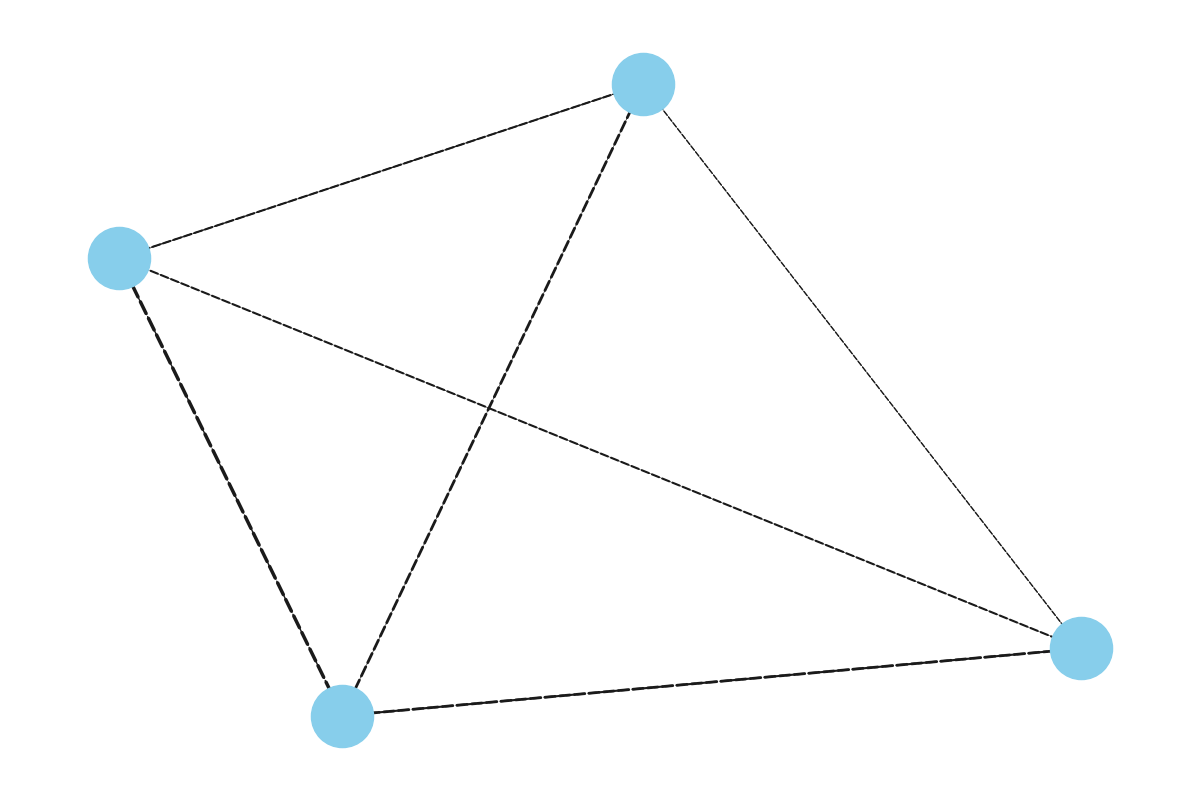

This chart was generated by the following Python code:
import matplotlib.pyplot as plt
import networkx as nx

# Updated departments list without 'HR'
departments = ['R&D', 'Marketing', 'Sales', 'Customer Support']
# Updated communication matrix without the 'HR' row and column
communication_matrix = [
    [0, 15, 20, 10],
    [10, 0, 25, 15],
    [5, 10, 0, 20],
    [5, 5, 15, 0]
]

G = nx.DiGraph()
G.add_nodes_from(departments)

for i, source in enumerate(departments):
    for j, target in enumerate(departments):
        if communication_matrix[i][j] > 0:
            G.add_edge(source, target, weight=communication_matrix[i][j])

pos = nx.spring_layout(G, k=0.3, iterations=50)
plt.figure(figsize=(12, 8))

# Reuse stylistic elements
line_styles = ['-', '--', '-.', ':']
colors = ['skyblue', 'lightgreen', 'lightcoral', 'lightpink']  # Adjusted colors due to fewer nodes

nx.draw_networkx_nodes(G, pos, node_size=2000, node_color=colors[0])

edges = G.edges(data=True)
nx.draw_networkx_edges(
    G, pos, edgelist=edges,
    width=[edge[2]['weight'] * 0.1 for edge in edges],
    arrowstyle='->', arrowsize=20,
    style=line_styles[1]
)

plt.axis('off')
plt.tight_layout()
plt.show()
